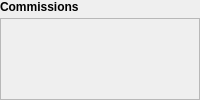
<?xml version='1.0' encoding='UTF-8'?>
<ui version="4.0">
 <class>CommissionsPanel</class>
 <widget class="QWidget" name="CommissionsPanel">
  <layout class="QVBoxLayout" name="outer">
   <property name="leftMargin"><number>0</number></property>
   <property name="topMargin"><number>0</number></property>
   <property name="rightMargin"><number>0</number></property>
   <property name="bottomMargin"><number>0</number></property>
   <property name="spacing"><number>4</number></property>
   <item>
    <widget class="QLabel" name="heading">
     <property name="text"><string>Commissions</string></property>
     <property name="font">
      <font><bold>true</bold></font>
     </property>
     <property name="textInteractionFlags"><set>Qt::NoTextInteraction</set></property>
    </widget>
   </item>
   <item>
    <widget class="QScrollArea" name="scroll">
     <property name="widgetResizable"><bool>true</bool></property>
     <property name="frameShape"><enum>QFrame::StyledPanel</enum></property>
     <property name="horizontalScrollBarPolicy"><enum>Qt::ScrollBarAlwaysOff</enum></property>
     <widget class="QWidget" name="inner">
      <layout class="QVBoxLayout" name="column">
       <property name="leftMargin"><number>8</number></property>
       <property name="topMargin"><number>6</number></property>
       <property name="rightMargin"><number>8</number></property>
       <property name="bottomMargin"><number>6</number></property>
       <property name="spacing"><number>8</number></property>
       <item>
        <widget class="QLabel" name="completed">
         <property name="text"><string></string></property>
         <property name="font">
          <font><pointsize>8</pointsize></font>
         </property>
         <property name="textInteractionFlags"><set>Qt::NoTextInteraction</set></property>
        </widget>
       </item>
      </layout>
     </widget>
    </widget>
   </item>
  </layout>
 </widget>
</ui>
